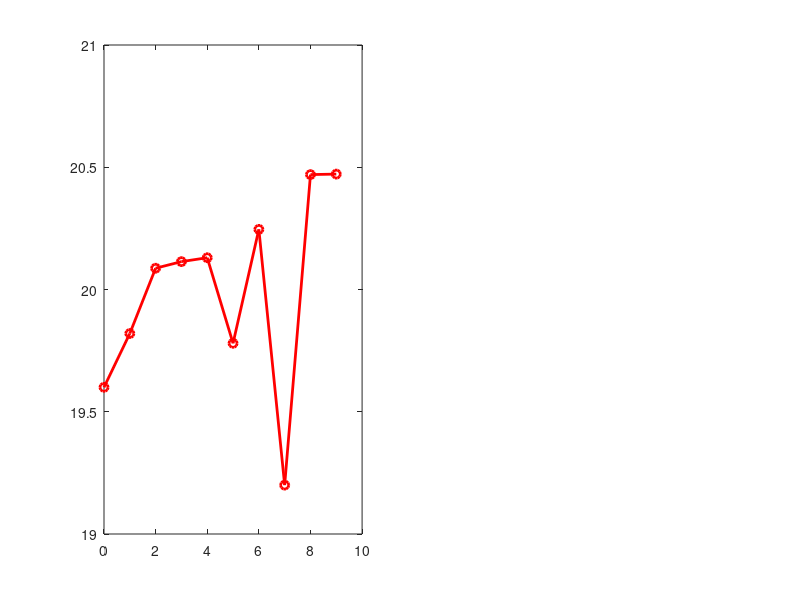

Source code (MATLAB): (Note: this script raises an error after producing the figure.)
clc, close all, clear all;

time_intervals = 0:1:9; % Time from 0 to 9 minutes

% Define the time intervals and data points for Test 1
FIT4025_kg_hr_test1 = [19.600, 19.820, 20.087, 20.114, 20.130, 19.780, 20.246, 19.200, 20.470, 20.472];
ExternFlowmeter_kg_hr_test1 = [19.711, 19.843, 20.018, 20.136, 20.220, 20.348, 20.380, 20.470, 20.574, 20.631];

% Define the data points for Test 2
FIT4025_kg_hr_test2 = [28.064, 27.884, 28.408, 27.090, 28.480, 28.600, 28.725, 28.611, 28.670, 28.590];
ExternFlowmeter_kg_hr_test2 = [28.280, 28.370, 28.460, 28.540, 28.580, 28.680, 28.690, 28.750, 28.760, 28.810];

% Calculate the average values for each test
average_FIT4025_test1 = mean(FIT4025_kg_hr_test1);
average_ExternFlowmeter_test1 = mean(ExternFlowmeter_kg_hr_test1);
average_FIT4025_test2 = mean(FIT4025_kg_hr_test2);
average_ExternFlowmeter_test2 = mean(ExternFlowmeter_kg_hr_test2);


% Totalizer
Totalizer_FIT4025_test1 = 3.3958 * 60/10.1;
Totalizer_ExternFlowmeter_test1 = 3.4205 * 60/10.1;

Totalizer_FIT4025_test2 = 4.8234 * 60/10.1;
Totalizer_ExternFlowmeter_test2 = 4.8495 * 60/10.1;


% Create figure
figure;

% Subplot for Test 1
subplot(1,2,1); % Adjust to a 1x2 grid for two tests
plot(time_intervals, FIT4025_kg_hr_test1,'LineWidth', 2, 'Marker', 'o', 'Color', 'red','DisplayName', '42FIT4025');
hold on;
yline(Totalizer_FIT4025_test1,':', 'Color', 'red', 'LineWidth', 2,'DisplayName', 'Totalizer');
plot(time_intervals, ExternFlowmeter_kg_hr_test1, 'LineWidth', 2, 'Marker', 's', 'Color', 'green','DisplayName', 'External Flow meter');
yline(Totalizer_ExternFlowmeter_test1,':', 'Color', 'green', 'LineWidth', 2,'DisplayName', 'Totalizer');
title('Deviation Test 1 [Pump Strokelength: 44%]');
xlabel('Time [min]', 'FontSize', 10, 'FontWeight', 'bold');
ylabel('Flow Rate [kg/hr]', 'FontSize', 10, 'FontWeight', 'bold');
xlim([0,9]);
ylim([15 35]);
grid on;
legend('show');

% Subplot for Test 2
subplot(1,2,2); % Adjust to a 1x2 grid for two tests
plot(time_intervals, FIT4025_kg_hr_test2, 'LineWidth', 2, 'Marker', 'o', 'Color', 'red','DisplayName', '42FIT4025');
hold on;
yline(Totalizer_FIT4025_test2,':', 'Color', 'red', 'LineWidth', 2,'DisplayName', 'Totalizer');
plot(time_intervals, ExternFlowmeter_kg_hr_test2,'LineWidth', 2, 'Marker', 's', 'Color', 'green','DisplayName', 'External Flow meter');
yline(Totalizer_ExternFlowmeter_test2,':', 'Color', 'green', 'LineWidth', 2,'DisplayName', 'Totalizer');
title('Deviation Test 2 [Pump Strokelength: 52%]');
xlabel('Time [min]', 'FontSize', 10, 'FontWeight', 'bold');
ylabel('Flow Rate [kg/hr]', 'FontSize', 10, 'FontWeight', 'bold');
xlim([0,9]);
ylim([15 35]);
grid on;
legend('show');

hold off;
